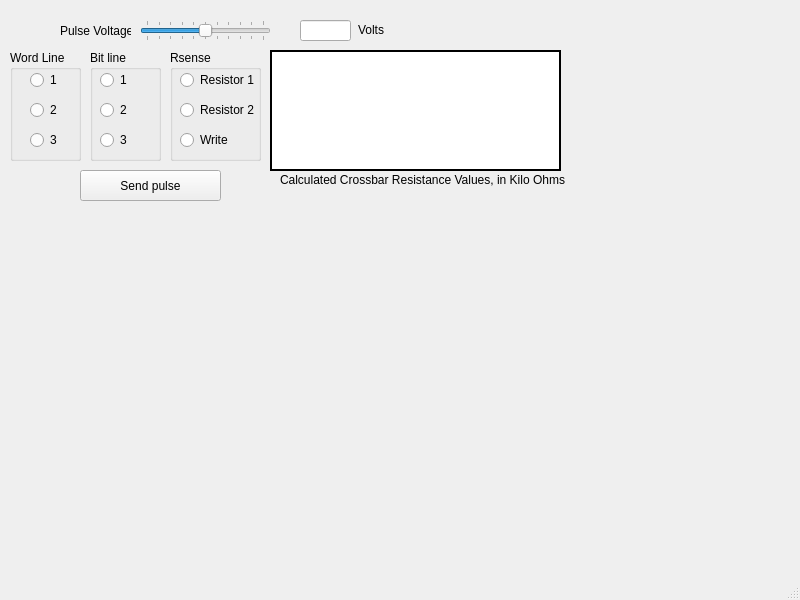
<?xml version="1.0" encoding="UTF-8"?>
<ui version="4.0">
 <class>MainWindow</class>
 <widget class="QMainWindow" name="MainWindow">
  <property name="geometry">
   <rect>
    <x>0</x>
    <y>0</y>
    <width>800</width>
    <height>600</height>
   </rect>
  </property>
  <property name="mouseTracking">
   <bool>true</bool>
  </property>
  <property name="windowTitle">
   <string>MainWindow</string>
  </property>
  <widget class="QWidget" name="centralwidget">
   <widget class="QPushButton" name="Exec">
    <property name="geometry">
     <rect>
      <x>80</x>
      <y>170</y>
      <width>141</width>
      <height>31</height>
     </rect>
    </property>
    <property name="text">
     <string>Send pulse</string>
    </property>
   </widget>
   <widget class="QLabel" name="PV_label">
    <property name="geometry">
     <rect>
      <x>60</x>
      <y>10</y>
      <width>71</width>
      <height>41</height>
     </rect>
    </property>
    <property name="text">
     <string>Pulse Voltage</string>
    </property>
   </widget>
   <widget class="QSlider" name="Voltage_input">
    <property name="geometry">
     <rect>
      <x>140</x>
      <y>20</y>
      <width>131</width>
      <height>21</height>
     </rect>
    </property>
    <property name="maximum">
     <number>5000</number>
    </property>
    <property name="singleStep">
     <number>10</number>
    </property>
    <property name="pageStep">
     <number>500</number>
    </property>
    <property name="value">
     <number>2500</number>
    </property>
    <property name="orientation">
     <enum>Qt::Horizontal</enum>
    </property>
    <property name="tickPosition">
     <enum>QSlider::TicksBothSides</enum>
    </property>
    <property name="tickInterval">
     <number>500</number>
    </property>
   </widget>
   <widget class="QLineEdit" name="Volt_Display">
    <property name="geometry">
     <rect>
      <x>300</x>
      <y>20</y>
      <width>51</width>
      <height>21</height>
     </rect>
    </property>
   </widget>
   <widget class="QRadioButton" name="WL_1">
    <property name="geometry">
     <rect>
      <x>30</x>
      <y>70</y>
      <width>51</width>
      <height>20</height>
     </rect>
    </property>
    <property name="text">
     <string>1</string>
    </property>
   </widget>
   <widget class="QRadioButton" name="WL_2">
    <property name="geometry">
     <rect>
      <x>30</x>
      <y>100</y>
      <width>89</width>
      <height>20</height>
     </rect>
    </property>
    <property name="text">
     <string>2</string>
    </property>
   </widget>
   <widget class="QRadioButton" name="WL_3">
    <property name="geometry">
     <rect>
      <x>30</x>
      <y>130</y>
      <width>89</width>
      <height>20</height>
     </rect>
    </property>
    <property name="text">
     <string>3</string>
    </property>
   </widget>
   <widget class="QGroupBox" name="BitGroup">
    <property name="geometry">
     <rect>
      <x>90</x>
      <y>50</y>
      <width>71</width>
      <height>111</height>
     </rect>
    </property>
    <property name="title">
     <string>Bit line</string>
    </property>
    <widget class="QRadioButton" name="BL_2">
     <property name="geometry">
      <rect>
       <x>10</x>
       <y>50</y>
       <width>89</width>
       <height>20</height>
      </rect>
     </property>
     <property name="text">
      <string>2</string>
     </property>
    </widget>
    <widget class="QRadioButton" name="BL_3">
     <property name="geometry">
      <rect>
       <x>10</x>
       <y>80</y>
       <width>89</width>
       <height>20</height>
      </rect>
     </property>
     <property name="text">
      <string>3</string>
     </property>
    </widget>
    <widget class="QRadioButton" name="BL_1">
     <property name="geometry">
      <rect>
       <x>10</x>
       <y>20</y>
       <width>89</width>
       <height>20</height>
      </rect>
     </property>
     <property name="text">
      <string>1</string>
     </property>
    </widget>
   </widget>
   <widget class="QLabel" name="label_2">
    <property name="geometry">
     <rect>
      <x>280</x>
      <y>170</y>
      <width>291</width>
      <height>20</height>
     </rect>
    </property>
    <property name="text">
     <string>Calculated Crossbar Resistance Values, in Kilo Ohms</string>
    </property>
   </widget>
   <widget class="QTableView" name="CrossbarTable">
    <property name="geometry">
     <rect>
      <x>270</x>
      <y>50</y>
      <width>291</width>
      <height>121</height>
     </rect>
    </property>
    <property name="mouseTracking">
     <bool>true</bool>
    </property>
    <property name="frameShape">
     <enum>QFrame::WinPanel</enum>
    </property>
    <property name="frameShadow">
     <enum>QFrame::Plain</enum>
    </property>
    <attribute name="horizontalHeaderStretchLastSection">
     <bool>true</bool>
    </attribute>
    <attribute name="verticalHeaderStretchLastSection">
     <bool>true</bool>
    </attribute>
   </widget>
   <widget class="QLabel" name="label_V">
    <property name="geometry">
     <rect>
      <x>358</x>
      <y>20</y>
      <width>41</width>
      <height>20</height>
     </rect>
    </property>
    <property name="text">
     <string>Volts</string>
    </property>
   </widget>
   <widget class="PlotWidget" name="graph" native="true">
    <property name="geometry">
     <rect>
      <x>50</x>
      <y>230</y>
      <width>491</width>
      <height>261</height>
     </rect>
    </property>
   </widget>
   <widget class="QGroupBox" name="WordGroup">
    <property name="geometry">
     <rect>
      <x>10</x>
      <y>50</y>
      <width>71</width>
      <height>111</height>
     </rect>
    </property>
    <property name="title">
     <string>Word Line</string>
    </property>
   </widget>
   <widget class="QGroupBox" name="Rsense">
    <property name="geometry">
     <rect>
      <x>170</x>
      <y>50</y>
      <width>91</width>
      <height>111</height>
     </rect>
    </property>
    <property name="title">
     <string>Rsense</string>
    </property>
    <widget class="QRadioButton" name="RS_2">
     <property name="geometry">
      <rect>
       <x>10</x>
       <y>50</y>
       <width>89</width>
       <height>20</height>
      </rect>
     </property>
     <property name="text">
      <string>Resistor 2</string>
     </property>
    </widget>
    <widget class="QRadioButton" name="RS_3">
     <property name="geometry">
      <rect>
       <x>10</x>
       <y>80</y>
       <width>89</width>
       <height>20</height>
      </rect>
     </property>
     <property name="text">
      <string>Write</string>
     </property>
    </widget>
    <widget class="QRadioButton" name="RS_1">
     <property name="geometry">
      <rect>
       <x>10</x>
       <y>20</y>
       <width>89</width>
       <height>20</height>
      </rect>
     </property>
     <property name="text">
      <string>Resistor 1</string>
     </property>
    </widget>
   </widget>
   <zorder>BitGroup</zorder>
   <zorder>Exec</zorder>
   <zorder>PV_label</zorder>
   <zorder>Voltage_input</zorder>
   <zorder>Volt_Display</zorder>
   <zorder>WL_3</zorder>
   <zorder>label_2</zorder>
   <zorder>CrossbarTable</zorder>
   <zorder>label_V</zorder>
   <zorder>graph</zorder>
   <zorder>WL_1</zorder>
   <zorder>WL_2</zorder>
   <zorder>WordGroup</zorder>
   <zorder>Rsense</zorder>
  </widget>
  <widget class="QMenuBar" name="menubar">
   <property name="geometry">
    <rect>
     <x>0</x>
     <y>0</y>
     <width>800</width>
     <height>22</height>
    </rect>
   </property>
  </widget>
  <widget class="QStatusBar" name="statusbar"/>
 </widget>
 <customwidgets>
  <customwidget>
   <class>PlotWidget</class>
   <extends>QWidget</extends>
   <header>pyqtgraph</header>
   <container>1</container>
  </customwidget>
 </customwidgets>
 <resources/>
 <connections/>
</ui>
